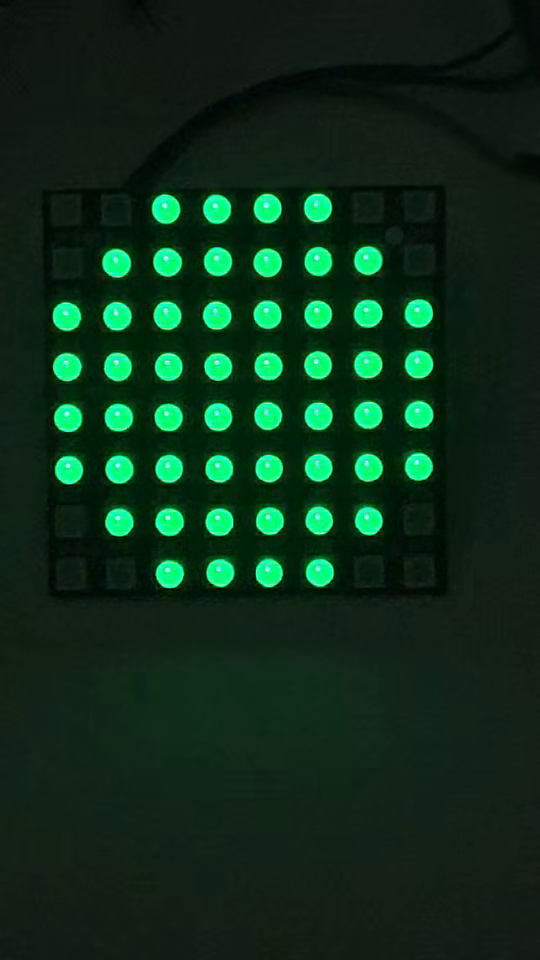
//> input picture frame 21 of test_video.mp4, 540 x 960 px
$ ./test_video   (built with g++ and OpenCV 4)
//> lines starting //> are read from the running program, lines starting //| are printed output that depends on the picture; after the words box and inside, x2 and y2 are one past the last pixel; in counts of white or black regions, pixels touching at a corner belong together
//> further down, frame is the input picture: 960 rows x 540 cols, CV_8UC3; mean B, G, R 26.3, 45.5, 14
#include <iostream>
#include <opencv2/opencv.hpp>
#include <chrono>

using namespace cv;
using namespace std;
using namespace std::chrono;

// 识别函数（同上）
string detect_color(Mat& frame, Mat& result_img) {
    Mat hsv;
    cvtColor(frame, hsv, COLOR_BGR2HSV);
//> hsv: 960 rows x 540 cols, CV_8UC3; mean H, S, V 68.8, 153.2, 45.5

    Mat mask_red1, mask_red2, mask_red, mask_yellow, mask_green;
    inRange(hsv, Scalar(0, 100, 100), Scalar(10, 255, 255), mask_red1);
//> mask_red1: 960 rows x 540 cols, CV_8UC1; every value is 0
    inRange(hsv, Scalar(160, 100, 100), Scalar(180, 255, 255), mask_red2);
    bitwise_or(mask_red1, mask_red2, mask_red);
    inRange(hsv, Scalar(20, 100, 100), Scalar(35, 255, 255), mask_yellow);
    inRange(hsv, Scalar(40, 100, 100), Scalar(85, 255, 255), mask_green);
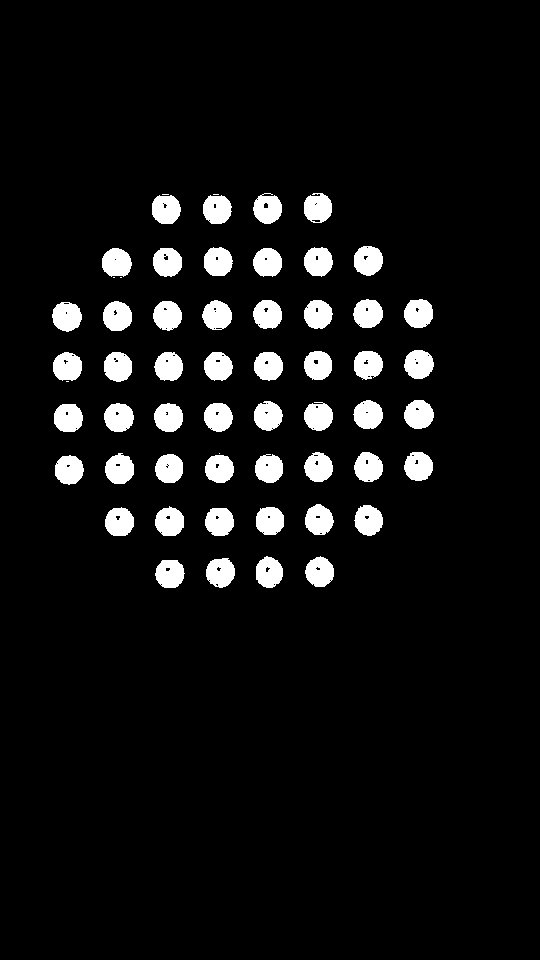
//> mask_green: 960 rows x 540 cols, CV_8UC1; 6.7% white; 58 white regions (6 under 20 px)

    double area_red = countNonZero(mask_red);
//> area_red = 0
    double area_yellow = countNonZero(mask_yellow);
//> area_yellow = 0
    double area_green = countNonZero(mask_green);
//> area_green = 34578

    double min_area = 100;
    double max_area = max({area_red, area_yellow, area_green});
//> max_area = 34578

    string color_name = "UNKNOWN";
    Mat mask;
    Scalar box_color;

    if (max_area < min_area) { frame.copyTo(result_img); return "UNKNOWN"; }
    else if (max_area == area_red) { color_name = "RED"; mask = mask_red; box_color = Scalar(0,0,255); }
    else if (max_area == area_yellow) { color_name = "YELLOW"; mask = mask_yellow; box_color = Scalar(0,255,255); }
    else { color_name = "GREEN"; mask = mask_green; box_color = Scalar(0,255,0); }

    frame.copyTo(result_img);
    vector<vector<Point>> contours;
    findContours(mask, contours, RETR_EXTERNAL, CHAIN_APPROX_SIMPLE);
//> contours = 58 contours, 6 with area under 20; largest, box (x1, y1, x2, y2) and area: (103, 301, 132, 331) 654, (354, 246, 383, 276) 652, (52, 302, 82, 332) 650, (105, 453, 134, 484) 647, (104, 403, 134, 432) 644
    for (size_t i = 0; i < contours.size(); i++) {
        if (contourArea(contours[i]) > min_area) {
            Rect rect = boundingRect(contours[i]);
            rectangle(result_img, rect, box_color, 2);
            putText(result_img, color_name, Point(rect.x, rect.y - 10), FONT_HERSHEY_SIMPLEX, 0.7, box_color, 2);
        }
    }
//> this loop made 58 passes
//> rect on passes 1 to 12: Rect(155, 560, 30, 28), Rect(206, 558, 29, 30), Rect(305, 556, 29, 31), Rect(256, 556, 27, 32), Rect(205, 508, 29, 28), Rect(256, 507, 28, 28), Rect(105, 507, 29, 29), Rect(155, 506, 29, 30), Rect(354, 505, 29, 31), Rect(305, 504, 29, 31), Rect(205, 455, 29, 28), Rect(55, 455, 29, 30)
//> pass 1, in detect_color, `putText(result_img, color_name, Point(rect.x, rect.y - 10), FONT_HERSH..`:
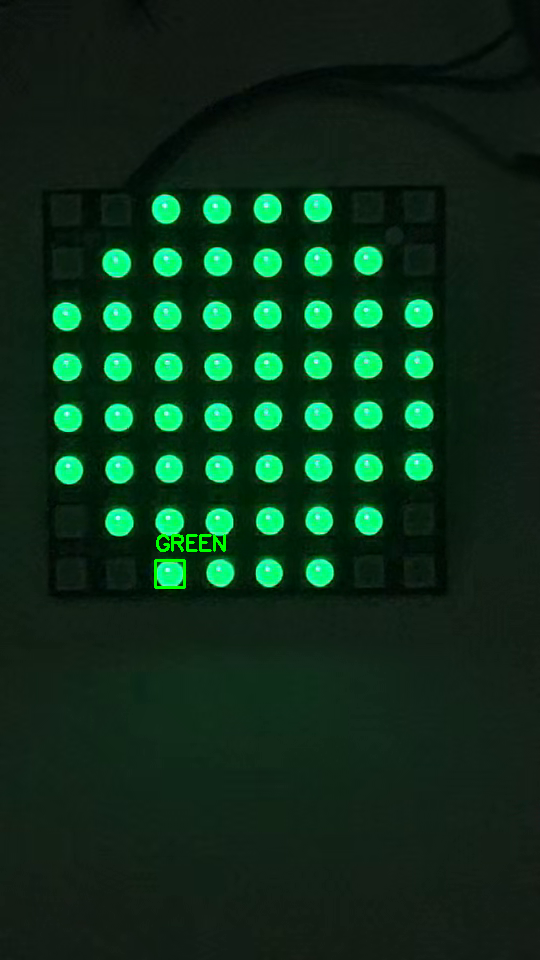
//> result_img: 960 rows x 540 cols, CV_8UC3; 0.19% of pixels changed, all inside (x1, y1, x2, y2) = (154, 534, 226, 589)
//> pass 2, in detect_color, `putText(result_img, color_name, Point(rect.x, rect.y - 10), FONT_HERSH..`:
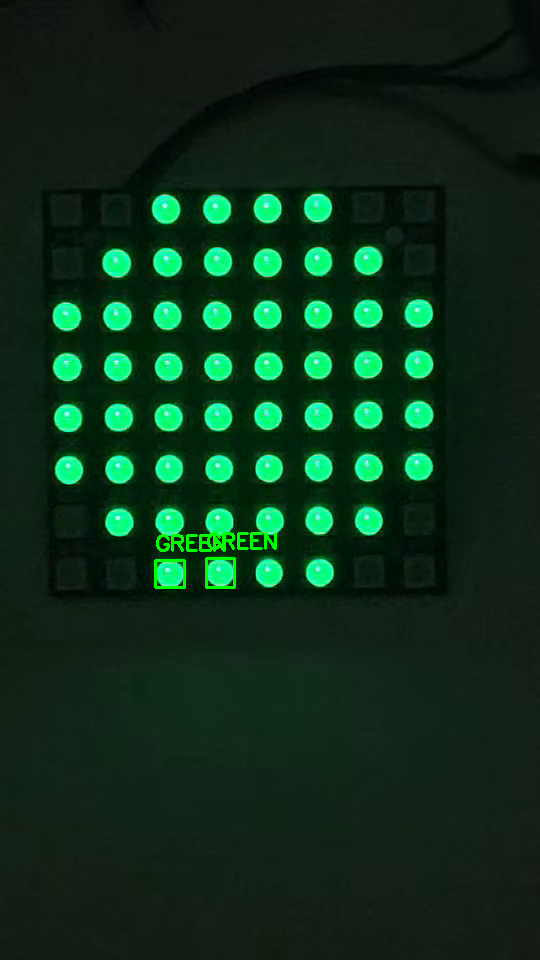
//> result_img: 960 rows x 540 cols, CV_8UC3; 0.18% of pixels changed, all inside (x1, y1, x2, y2) = (205, 532, 277, 589)
//> pass 3, in detect_color, `putText(result_img, color_name, Point(rect.x, rect.y - 10), FONT_HERSH..`:
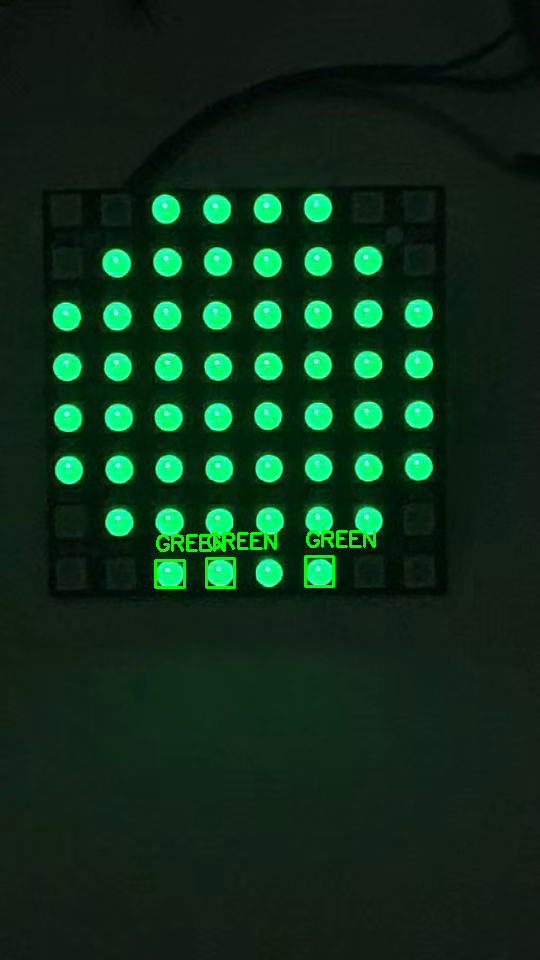
//> result_img: 960 rows x 540 cols, CV_8UC3; 0.19% of pixels changed, all inside (x1, y1, x2, y2) = (304, 530, 376, 588)
//> after the loop:
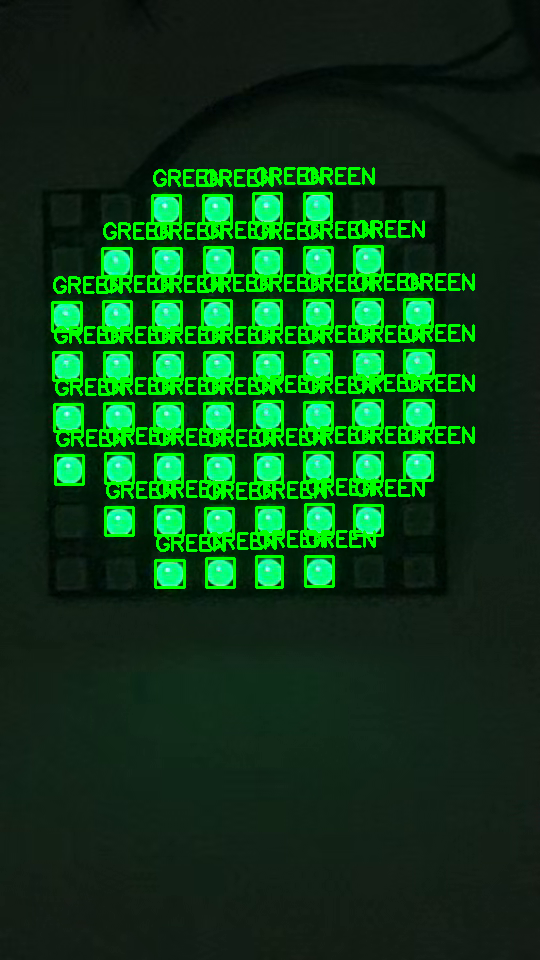
//> result_img: 960 rows x 540 cols, CV_8UC3; 8.04% of pixels changed, all inside (x1, y1, x2, y2) = (51, 167, 475, 589)
    return color_name;
}

int main() {
    // 1. 打开视频文件 (如果你用摄像头，改成 VideoCapture cap(0); )
    VideoCapture cap("test_video.mp4");
    if (!cap.isOpened()) {
        cerr << "无法打开视频！请检查文件名或路径。" << endl;
        return -1;
    }

    Mat frame;
    int frame_count = 0;

    cout << "开始处理视频..." << endl;

    while (true) {
        cap >> frame;
        if (frame.empty()) {
            cout << "视频播放完毕。" << endl;
            break;
        }

        auto start = high_resolution_clock::now();
        Mat result_img;
        string result = detect_color(frame, result_img);
//> result = "GREEN"
        auto end = high_resolution_clock::now();
        double latency = duration_cast<microseconds>(end - start).count() / 1000.0;

        // 画面显示结果
        string text = result + " (" + to_string((int)latency) + "ms)";
        putText(result_img, text, Point(20, 50), FONT_HERSHEY_SIMPLEX, 1.0, Scalar(255, 255, 255), 2);

        cout << "帧数: " << frame_count << " | 结果: " << result << " | 耗时: " << latency << " ms" << endl;

        // 每隔30帧保存一张图，方便你查看
        if (frame_count % 30 == 0) {
            string filename = "video_result_" + to_string(frame_count) + ".jpg";
            imwrite(filename, result_img);
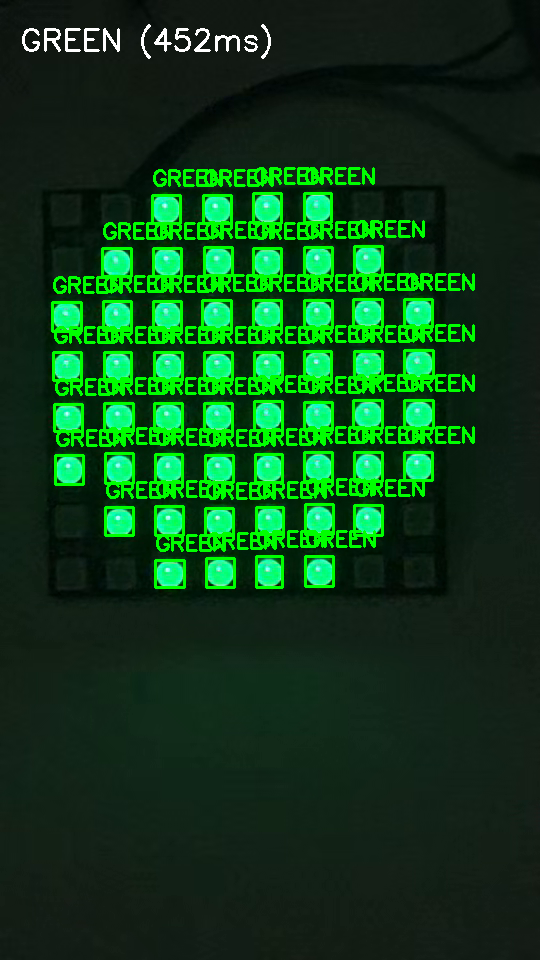
//> saved as video_result_0.jpg: 960 rows x 540 cols, CV_8UC3; mean B, G, R 25.1, 63.3, 14.2
        }

        frame_count++;
    }

    cap.release();
    return 0;
}

$ run again, starting later in the video
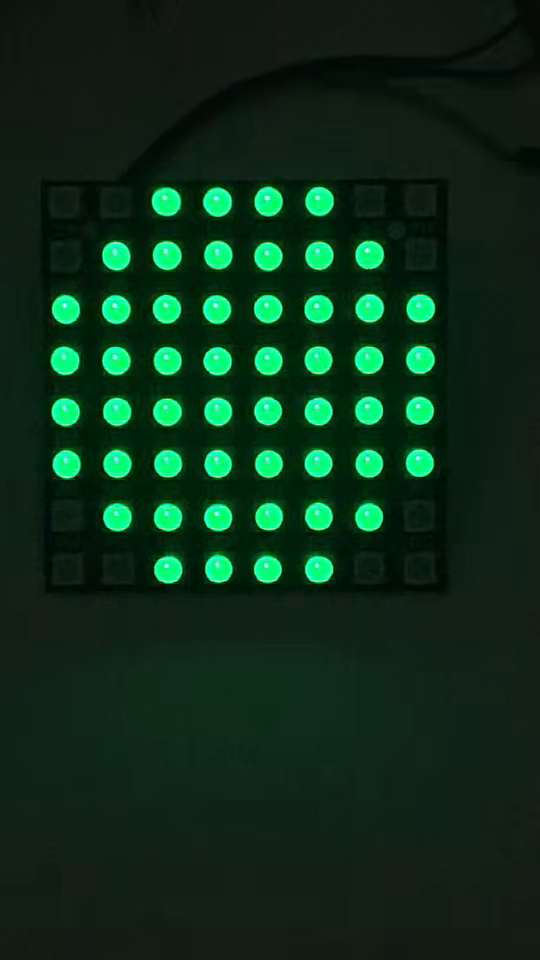
//> input picture frame 97 of test_video.mp4, 540 x 960 px
//> frame is the input picture: 960 rows x 540 cols, CV_8UC3; mean B, G, R 26, 46, 13.6
//> hsv: 960 rows x 540 cols, CV_8UC3; mean H, S, V 68.4, 157.4, 46
//> mask_red1: 960 rows x 540 cols, CV_8UC1; every value is 0
//> in detect_color, `inRange(hsv, Scalar(40, 100, 100), Scalar(85, 255, 255), mask_green);`:
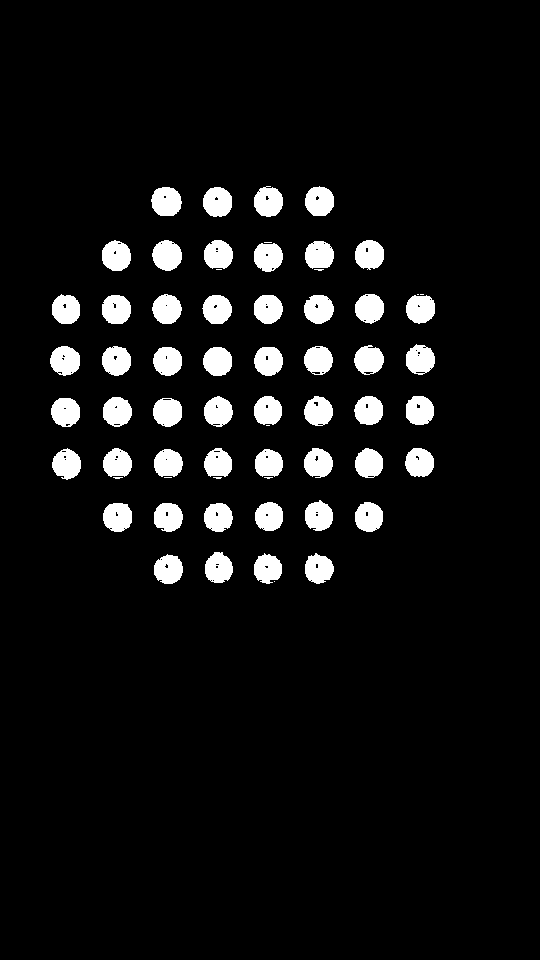
//> mask_green: 960 rows x 540 cols, CV_8UC1; 6.7% white; 63 white regions (11 under 20 px)
//> area_red = 0
//> area_green = 34839
//> contours = 63 contours, 11 with area under 20; largest, box (x1, y1, x2, y2) and area: (151, 187, 182, 216) 676, (152, 240, 182, 271) 668, (102, 240, 131, 271) 664, (203, 187, 232, 217) 662, (50, 346, 80, 376) 658
//> the loop in detect_color, `for (size_t i = 0; i < contours.size(); i++)` made 63 passes
//> rect on passes 2 to 9: Rect(154, 554, 29, 30), Rect(305, 553, 29, 31), Rect(254, 553, 28, 31), Rect(205, 552, 28, 31), Rect(204, 503, 29, 29), Rect(154, 503, 29, 29), Rect(103, 503, 29, 29), Rect(355, 502, 28, 30)
//> result = "GREEN"
//> `imwrite(filename, result_img);`:
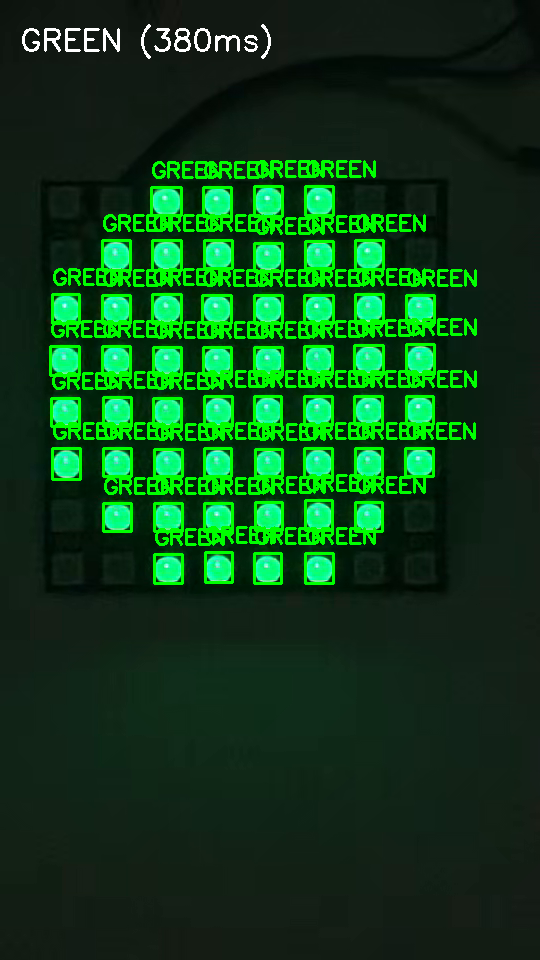
//> saved as video_result_0.jpg: 960 rows x 540 cols, CV_8UC3; mean B, G, R 24.8, 63.9, 13.7

$ run again, starting later in the video
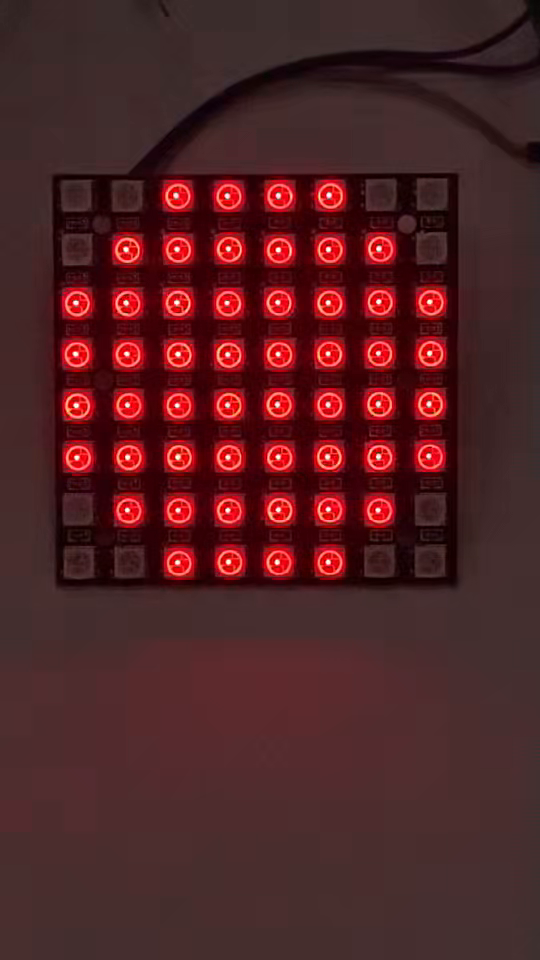
//> input picture frame 172 of test_video.mp4, 540 x 960 px
//> frame is the input picture: 960 rows x 540 cols, CV_8UC3; mean B, G, R 36.5, 34.4, 81.4
//> hsv: 960 rows x 540 cols, CV_8UC3; mean H, S, V 112.7, 139.3, 81.4
//> mask_red1: 960 rows x 540 cols, CV_8UC1; 3.4% white; 360 white regions (258 under 20 px), largest, box (x1, y1, x2, y2) and area: (168, 444, 192, 472) 491, (116, 236, 140, 265) 431, (164, 344, 192, 370) 430
//> mask_red2: 960 rows x 540 cols, CV_8UC1; 7.3% white; 188 white regions (118 under 20 px), largest, box (x1, y1, x2, y2) and area: (360, 492, 396, 528) 851, (112, 336, 148, 372) 837, (262, 284, 298, 320) 833
//> mask_red: 960 rows x 540 cols, CV_8UC1; 10.8% white; 120 white regions (62 under 20 px)
//> mask_yellow: 960 rows x 540 cols, CV_8UC1; every value is 0
//> area_red = 55806
//> area_yellow = 0
//> max_area = 55806
//> contours = 120 contours, 68 with area under 20; largest, box (x1, y1, x2, y2) and area: (260, 492, 298, 528) 1096, (262, 336, 298, 372) 1092, (112, 336, 148, 372) 1078, (160, 336, 198, 372) 1078, (361, 284, 398, 320) 1062
//> the loop in detect_color, `for (size_t i = 0; i < contours.size(); i++)` made 120 passes
//> rect on passes 2, 3, 4, 5, 7, 8, 9, 10: Rect(312, 544, 34, 36), Rect(261, 544, 36, 36), Rect(214, 544, 34, 36), Rect(162, 544, 36, 36), Rect(360, 492, 36, 36), Rect(310, 492, 38, 36), Rect(260, 492, 38, 36), Rect(212, 492, 35, 36)
//> after the loop in detect_color, `for (size_t i = 0; i < contours.size(); i++)`:
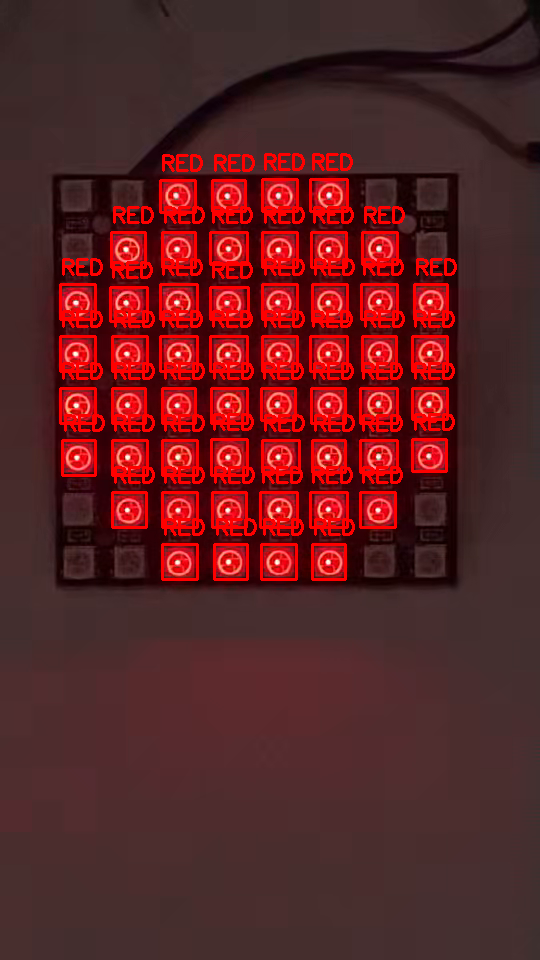
//> result_img: 960 rows x 540 cols, CV_8UC3; mean B, G, R 35.2, 33.5, 93.2
//> result = "RED"
//> `imwrite(filename, result_img);`:
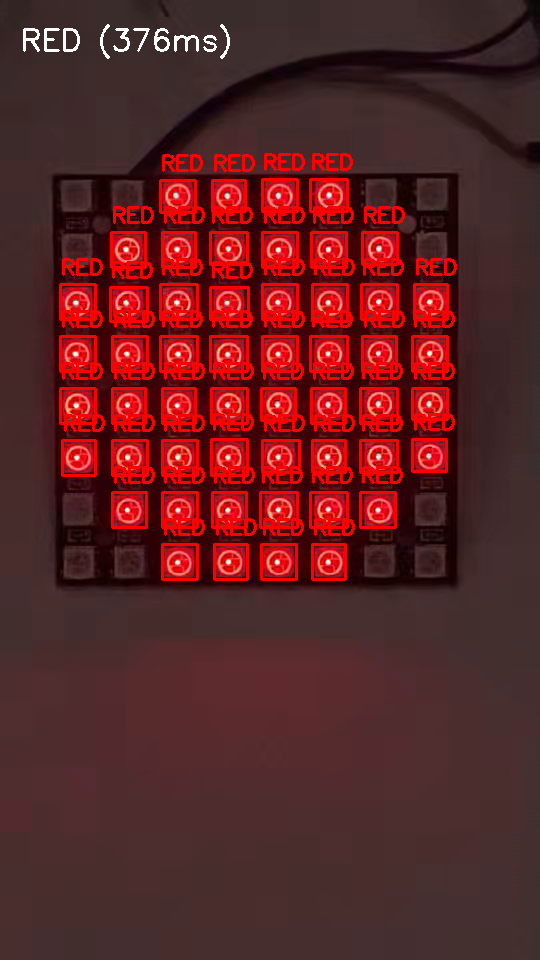
//> saved as video_result_0.jpg: 960 rows x 540 cols, CV_8UC3; mean B, G, R 35.8, 34.1, 93.8
